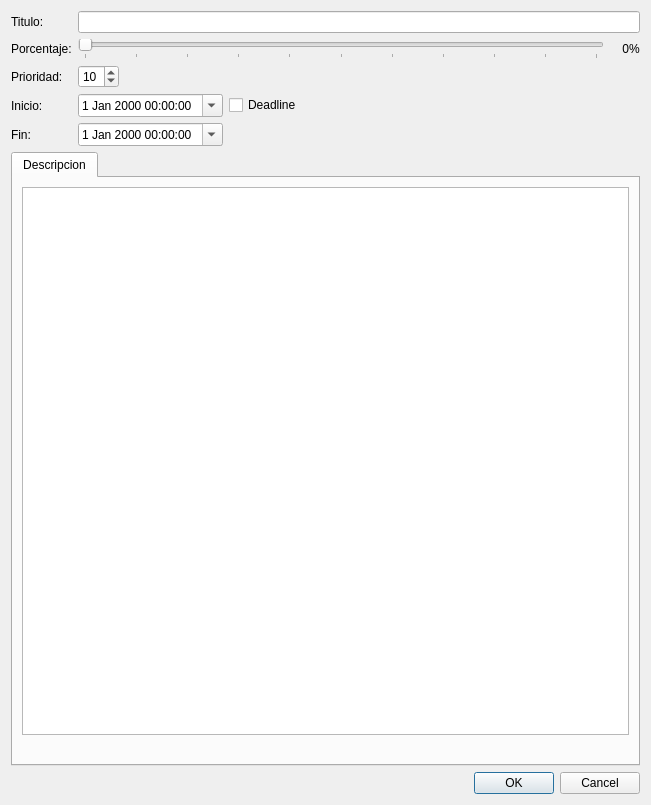
<?xml version="1.0" encoding="UTF-8"?>
<ui version="4.0">
 <class>Dialog</class>
 <widget class="QDialog" name="Dialog">
  <property name="geometry">
   <rect>
    <x>0</x>
    <y>0</y>
    <width>651</width>
    <height>805</height>
   </rect>
  </property>
  <property name="windowTitle">
   <string>Task edit</string>
  </property>
  <layout class="QVBoxLayout" name="verticalLayout">
   <item>
    <layout class="QFormLayout" name="formLayout">
     <item row="1" column="0">
      <widget class="QLabel" name="label">
       <property name="text">
        <string>Titulo:</string>
       </property>
      </widget>
     </item>
     <item row="1" column="1">
      <widget class="QLineEdit" name="titleEdit"/>
     </item>
     <item row="2" column="0">
      <widget class="QLabel" name="label_2">
       <property name="text">
        <string>Porcentaje:</string>
       </property>
      </widget>
     </item>
     <item row="3" column="0">
      <widget class="QLabel" name="label_3">
       <property name="text">
        <string>Prioridad:</string>
       </property>
      </widget>
     </item>
     <item row="3" column="1">
      <layout class="QHBoxLayout" name="horizontalLayout">
       <item>
        <widget class="QSpinBox" name="priorityBox">
         <property name="value">
          <number>10</number>
         </property>
        </widget>
       </item>
       <item>
        <spacer name="horizontalSpacer">
         <property name="orientation">
          <enum>Qt::Horizontal</enum>
         </property>
         <property name="sizeHint" stdset="0">
          <size>
           <width>40</width>
           <height>20</height>
          </size>
         </property>
        </spacer>
       </item>
      </layout>
     </item>
     <item row="4" column="0">
      <widget class="QLabel" name="label_4">
       <property name="text">
        <string>Inicio:</string>
       </property>
      </widget>
     </item>
     <item row="5" column="0">
      <widget class="QLabel" name="label_5">
       <property name="text">
        <string>Fin:</string>
       </property>
      </widget>
     </item>
     <item row="2" column="1">
      <layout class="QHBoxLayout" name="horizontalLayout_2">
       <property name="spacing">
        <number>0</number>
       </property>
       <item>
        <widget class="QSlider" name="completionSlider">
         <property name="maximum">
          <number>100</number>
         </property>
         <property name="orientation">
          <enum>Qt::Horizontal</enum>
         </property>
         <property name="tickPosition">
          <enum>QSlider::TicksBelow</enum>
         </property>
         <property name="tickInterval">
          <number>10</number>
         </property>
        </widget>
       </item>
       <item>
        <widget class="QLabel" name="completionValueLabel">
         <property name="sizePolicy">
          <sizepolicy hsizetype="Fixed" vsizetype="Preferred">
           <horstretch>0</horstretch>
           <verstretch>0</verstretch>
          </sizepolicy>
         </property>
         <property name="minimumSize">
          <size>
           <width>25</width>
           <height>0</height>
          </size>
         </property>
         <property name="text">
          <string>0</string>
         </property>
         <property name="alignment">
          <set>Qt::AlignRight|Qt::AlignTrailing|Qt::AlignVCenter</set>
         </property>
        </widget>
       </item>
       <item>
        <widget class="QLabel" name="label_6">
         <property name="text">
          <string>%</string>
         </property>
        </widget>
       </item>
      </layout>
     </item>
     <item row="4" column="1">
      <layout class="QHBoxLayout" name="horizontalLayout_3">
       <item>
        <widget class="QDateTimeEdit" name="startDateTime">
         <property name="calendarPopup">
          <bool>true</bool>
         </property>
        </widget>
       </item>
       <item>
        <widget class="QCheckBox" name="deadlineBox">
         <property name="text">
          <string>Deadline</string>
         </property>
        </widget>
       </item>
       <item>
        <spacer name="horizontalSpacer_2">
         <property name="orientation">
          <enum>Qt::Horizontal</enum>
         </property>
         <property name="sizeHint" stdset="0">
          <size>
           <width>40</width>
           <height>20</height>
          </size>
         </property>
        </spacer>
       </item>
      </layout>
     </item>
     <item row="5" column="1">
      <layout class="QHBoxLayout" name="horizontalLayout_4">
       <item>
        <widget class="QDateTimeEdit" name="dueDateTime">
         <property name="calendarPopup">
          <bool>true</bool>
         </property>
        </widget>
       </item>
       <item>
        <spacer name="horizontalSpacer_3">
         <property name="orientation">
          <enum>Qt::Horizontal</enum>
         </property>
         <property name="sizeHint" stdset="0">
          <size>
           <width>40</width>
           <height>20</height>
          </size>
         </property>
        </spacer>
       </item>
      </layout>
     </item>
    </layout>
   </item>
   <item>
    <widget class="QTabWidget" name="tabWidget">
     <property name="currentIndex">
      <number>0</number>
     </property>
     <widget class="QWidget" name="descTab">
      <attribute name="title">
       <string>Descripcion</string>
      </attribute>
      <layout class="QVBoxLayout" name="verticalLayout_2">
       <item>
        <widget class="QTextBrowser" name="descriptionEdit">
         <property name="readOnly">
          <bool>false</bool>
         </property>
         <property name="textInteractionFlags">
          <set>Qt::LinksAccessibleByKeyboard|Qt::LinksAccessibleByMouse|Qt::TextBrowserInteraction|Qt::TextEditable|Qt::TextEditorInteraction|Qt::TextSelectableByKeyboard|Qt::TextSelectableByMouse</set>
         </property>
         <property name="openLinks">
          <bool>false</bool>
         </property>
        </widget>
       </item>
       <item>
        <layout class="QHBoxLayout" name="horizontalLayout_6">
         <property name="topMargin">
          <number>0</number>
         </property>
         <item>
          <spacer name="horizontalSpacer_4">
           <property name="orientation">
            <enum>Qt::Horizontal</enum>
           </property>
           <property name="sizeHint" stdset="0">
            <size>
             <width>40</width>
             <height>20</height>
            </size>
           </property>
          </spacer>
         </item>
        </layout>
       </item>
      </layout>
     </widget>
     
    </widget>
   </item>

   
   <item>
    <widget class="QDialogButtonBox" name="buttonBox">
     <property name="standardButtons">
      <set>QDialogButtonBox::Cancel|QDialogButtonBox::Ok</set>
     </property>
    </widget>
   </item>
  </layout>
 </widget>
 <customwidgets>
  <customwidget>
   <class>RecurrentWidget</class>
   <extends>QWidget</extends>
   <header>caspim.gui.widget.recurrentwidget</header>
   <container>1</container>
  </customwidget>
  <customwidget>
   <class>ReminderWidget</class>
   <extends>QWidget</extends>
   <header>caspim.gui.widget.reminderwidget</header>
   <container>1</container>
  </customwidget>
 </customwidgets>
 <resources/>
 <connections>
  <connection>
   <sender>completionSlider</sender>
   <signal>valueChanged(int)</signal>
   <receiver>completionValueLabel</receiver>
   <slot>setNum(int)</slot>
   <hints>
    <hint type="sourcelabel">
     <x>332</x>
     <y>57</y>
    </hint>
    <hint type="destinationlabel">
     <x>612</x>
     <y>57</y>
    </hint>
   </hints>
  </connection>
  <connection>
   <sender>buttonBox</sender>
   <signal>accepted()</signal>
   <receiver>Dialog</receiver>
   <slot>accept()</slot>
   <hints>
    <hint type="sourcelabel">
     <x>325</x>
     <y>470</y>
    </hint>
    <hint type="destinationlabel">
     <x>325</x>
     <y>245</y>
    </hint>
   </hints>
  </connection>
  <connection>
   <sender>buttonBox</sender>
   <signal>rejected()</signal>
   <receiver>Dialog</receiver>
   <slot>reject()</slot>
   <hints>
    <hint type="sourcelabel">
     <x>325</x>
     <y>470</y>
    </hint>
    <hint type="destinationlabel">
     <x>325</x>
     <y>245</y>
    </hint>
   </hints>
  </connection>
  <connection>
   <sender>deadlineBox</sender>
   <signal>toggled(bool)</signal>
   <receiver>startDateTime</receiver>
   <slot>setDisabled(bool)</slot>
   <hints>
    <hint type="sourcelabel">
     <x>255</x>
     <y>122</y>
    </hint>
    <hint type="destinationlabel">
     <x>148</x>
     <y>122</y>
    </hint>
   </hints>
  </connection>
 </connections>
</ui>
